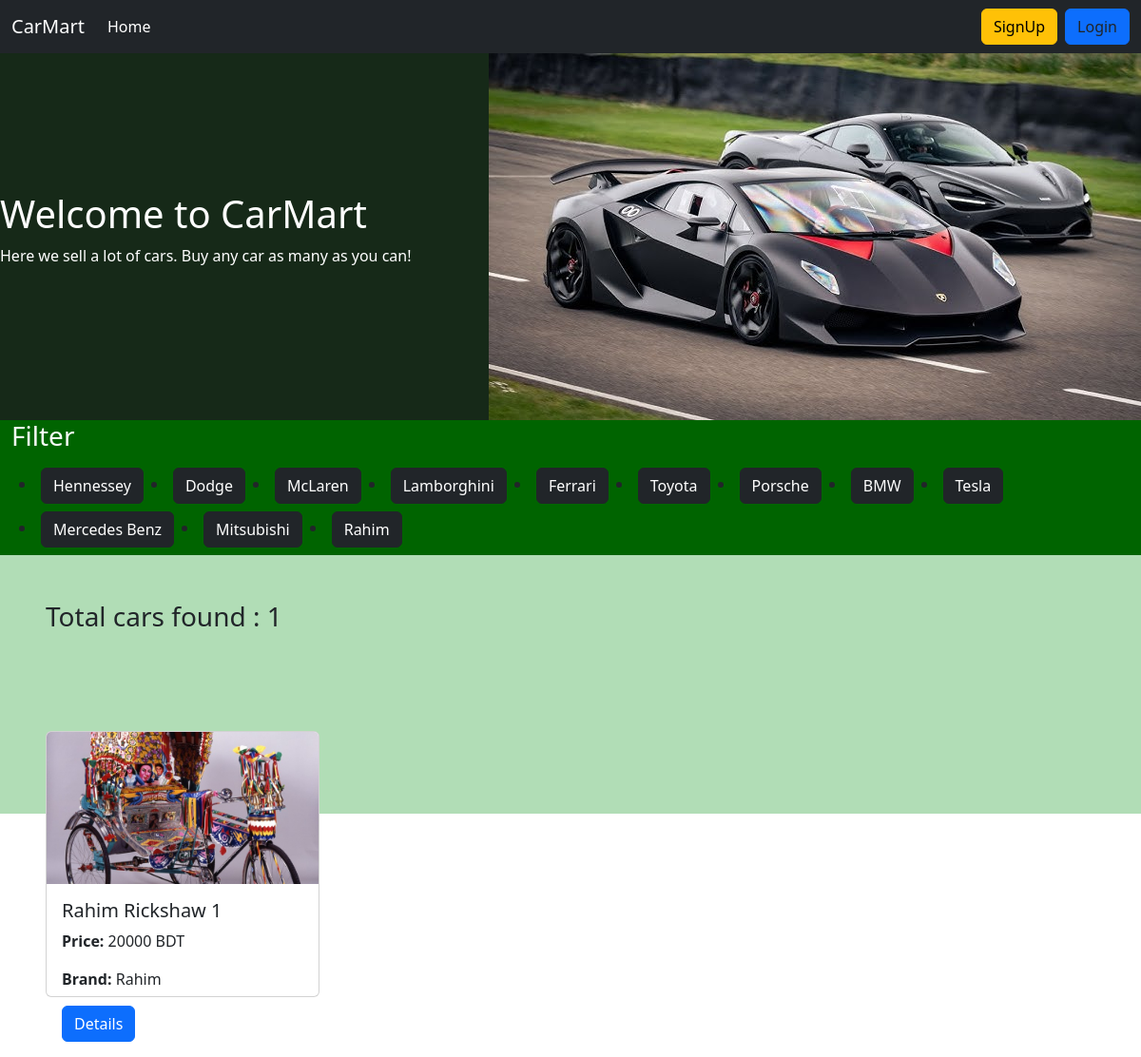
/brand/rahim/, run on the app's committed database.
### Brand/models.py (models this page shows, shortened)
class BrandModel(models.Model):
    brand_name=models.CharField(max_length=60)
    nationality=models.CharField(max_length=60)
    slug=models.SlugField(max_length=100,unique=True,null=True,blank=True)

### Car/models.py (models this page shows, shortened)
class CarModel(models.Model):
    image=models.ImageField(upload_to='Car/media/uploads')
    name=models.CharField(max_length=100)
    description=models.TextField()
    quantity=models.IntegerField()
    price=models.BigIntegerField()
    brand=models.ForeignKey(BrandModel,on_delete=models.CASCADE,related_name='cars')

### Car_Sales_Website/views.py (the view)
# urls.py: 2. Add a URL to urlpatterns:  path('', views.home, name='home')
def home(request,brand_slug=None):
    car=CarModel.objects.all()
    if brand_slug is not None:
        brand=BrandModel.objects.get(slug=brand_slug)
        car=CarModel.objects.filter(brand=brand)
    brand=BrandModel.objects.all()
    return render(request,'home.html',{'cars':car,'brands':brand})

### templates/home.html
{% extends 'base.html' %}
{% load static %}
{% block content %}
<div class="d-flex justify-content-between" style="background-color: #162918">
    <div class="w-50 m-auto text-white">
        <h1>Welcome to CarMart</h1>
        <p>Here we sell a lot of cars. Buy any car as many as you can!</p>
    </div>
    <div>
        <img src="{% static 'intro.jpg' %}">
    </div>
</div>
<div class="container-fluid" style="background-color: darkgreen;">
    <h3 class="text-white">Filter</h3>
    <div class="d-flex flex-wrap p-2 gap-2">
        {% for brand in brands %}
        <li><a href="{% url 'ShowFiltered' brand.slug %}" class="btn btn-dark">{{brand.brand_name}}</a></li>
        {% endfor %}
    </div>
</div>
<h3 class="p-5">Total cars found : {{cars|length}}</h3>
<div class="d-flex flex-wrap p-5 gap-5">
    {% for car in cars %}
    <div class="card" style="width: 18rem;height:35vh">
        <img src="{{car.image.url}}" class="card-img-top object-fit-cover" style="height:20vh" alt="...">
        <div class="card-body">
            <h5 class="card-title">{{car.name}}</h5>
            <p class="card-text"><b>Price:</b> {{car.price}} BDT</p>
            <p class="card-text"><b>Brand:</b> {{car.brand.brand_name}}</p>
            <a href="{% url 'CarDetail' car.id %}" class="btn btn-primary">Details</a>
        </div>
    </div>
    {% endfor %}
</div>
{% endblock content %}

### data on the page
BrandModel: brand_name "Hennessey"
BrandModel: brand_name "Dodge"
BrandModel: brand_name "McLaren"
BrandModel: brand_name "Lamborghini"
BrandModel: brand_name "Ferrari"
BrandModel: brand_name "Toyota"
BrandModel: brand_name "Porsche"
BrandModel: brand_name "BMW"
BrandModel: brand_name "Tesla"
BrandModel: brand_name "Mercedes Benz"
BrandModel: brand_name "Mitsubishi"
BrandModel: brand_name "Rahim"
CarModel: image (picture), name "Rahim Rickshaw 1", price "20000", brand.brand_name "Rahim"

### other printed values
{{ cars|length }} "1"
